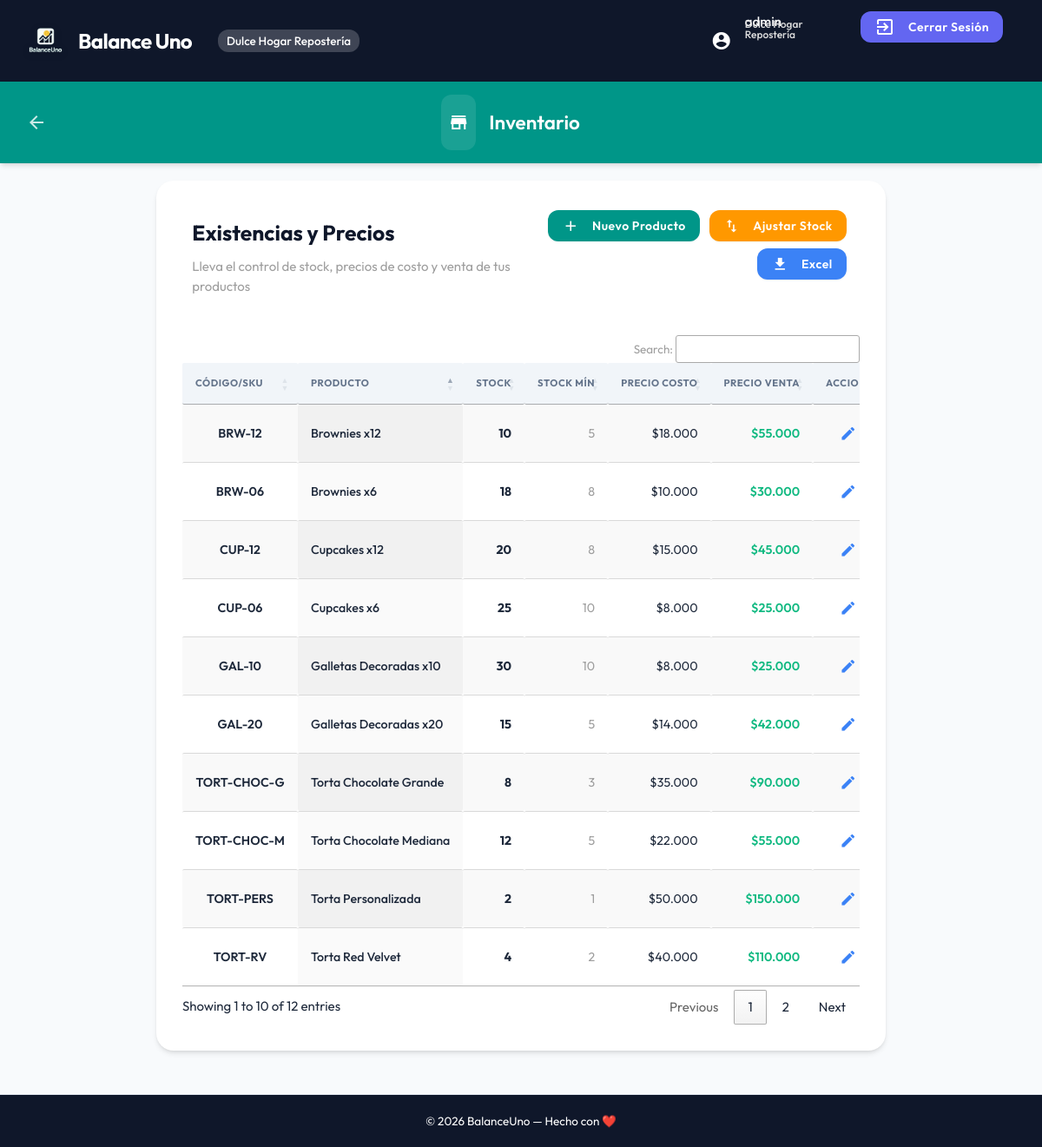
Screenshot of /public/index.php?action=inventory (signed in) with the database file from the repository.
### tables this page shows
CREATE TABLE products (
  id INT AUTO_INCREMENT PRIMARY KEY,
  company_id INT NOT NULL,
  date DATE NULL DEFAULT NULL,
  name VARCHAR(150) NOT NULL,
  sku VARCHAR(50) DEFAULT NULL,
  description TEXT DEFAULT NULL,
  current_stock INT NOT NULL DEFAULT 0,
  min_stock INT NOT NULL DEFAULT 0,
  cost_price DECIMAL(12, 2) NOT NULL DEFAULT 0,
  sale_price DECIMAL(12, 2) NOT NULL DEFAULT 0,
  created_at TIMESTAMP DEFAULT CURRENT_TIMESTAMP,
  updated_at TIMESTAMP DEFAULT CURRENT_TIMESTAMP ON UPDATE CURRENT_TIMESTAMP,
  deleted_at TIMESTAMP NULL DEFAULT NULL,
  FOREIGN KEY (company_id) REFERENCES companies(id),
  UNIQUE KEY uk_company_sku (company_id, sku),
  INDEX idx_company_deleted (company_id, deleted_at)
);

### app/controllers/InventoryController.php (called while the page is built, shortened)
<?php
class InventoryController
{
    private $model;
    public function __construct($db)
    {
        $this->model = new Product($db);
    }
    public function index()
    {
        $products = $this->model->getAll();
        include __DIR__ . '/../../views/inventory.php';
    }
}

### app/Router.php (called while the page is built, shortened)
<?php
class Router
{
    private $db;
    public function __construct()
    {
        $this->db = Database::getConnection();
    }
    public function handleRequest($action)
    {
        $route = $this->routes[$action];
        $methodName = $route['method'];
        $controller = new $controllerName($this->db);
        $args = [];
        try {
            call_user_func_array([$controller, $methodName], $args);
        } catch (\Exception $e) {
            $this->handleError($e->getMessage());
        }
    }
}

### public/index.php (called while the page is built, shortened)
<?php
$router = new Router();
$action = $_GET['action'] ?? 'dashboard';
$router->handleRequest($action);

### app/models/BaseModel.php (called while the page is built, shortened)
<?php
class BaseModel
{
    protected $db;
    protected $table;
    protected ?int $companyId;
    public function __construct($db, $table)
    {
        $this->db = $db;
        $this->table = $table;
        $this->companyId = $_SESSION['company_id'] ?? null;
    }
    protected function getCompanyId(): int
    {
        return $this->companyId;
    }
    public function getAll()
    {
        $stmt = $this->db->prepare(
            "SELECT * FROM {$this->table} WHERE company_id = :company_id AND deleted_at IS NULL ORDER BY date DESC"
        );
        $stmt->execute(['company_id' => $this->getCompanyId()]);
        return $stmt->fetchAll(PDO::FETCH_ASSOC);
    }
}

### views/inventory.php (the view, shortened to what this page needs)
<?php
include __DIR__ . '/partials/header.php';
include __DIR__ . '/partials/navbar.php';
?>
<section id="main" class="container">
    <div class="dashboard-box">
        <div class="row" style="margin-bottom: 30px;">
            <div class="col s12 m6">
                <h5 style="font-weight: 700; color: var(--primary);">Existencias y Precios</h5>
                <p class="grey-text">Lleva el control de stock, precios de costo y venta de tus productos</p>
            </div>
            <div class="col s12 m6 right-align">
                <a href="#modalCreateProduct" class="btn teal modal-trigger action-btn">
                    <i class="material-icons left">add</i> Nuevo Producto
                </a>
                <a href="#modalAdjustStock" class="btn orange modal-trigger action-btn">
                    <i class="material-icons left">swap_vert</i> Ajustar Stock
                </a>
                <a href="?action=exportInventoryXls" class="btn reports-color action-btn">
                    <i class="material-icons left">file_download</i> Excel
                </a>
            </div>
        </div>
        <table id="inventoryTable" class="highlight display nowrap" style="width:100%">
            <thead>
                <tr>
                    <th>Código/SKU</th>
                    <th>Producto</th>
                    <th class="right-align">Stock</th>
                    <th class="right-align">Stock Mín</th>
                    <th class="right-align">Precio Costo</th>
                    <th class="right-align">Precio Venta</th>
                    <th class="center-align">Acciones</th>
                </tr>
            </thead>
            <tbody>
                <?php foreach ($products as $p): ?>
                    <tr class="<?= $p['current_stock'] <= $p['min_stock'] ? 'red lighten-5 red-text text-darken-4' : '' ?>">
                        <td style="font-weight: 600;"><?= htmlspecialchars($p['sku'] ?? '-') ?></td>
                        <td style="font-weight: 500;"><?= htmlspecialchars($p['name']) ?></td>
                        <td class="right-align" style="font-weight: 700;">
                            <?= $p['current_stock'] ?>
                        </td>
                        <td class="right-align grey-text"><?= $p['min_stock'] ?></td>
                        <td class="right-align">$<?= number_format($p['cost_price'], 0, ",", ".") ?></td>
                        <td class="right-align accent-color-text" style="font-weight: 600;">$<?= number_format($p['sale_price'], 0, ",", ".") ?></td>
                        <td class="center-align">
                            <a href="#modalEditProduct" class="btn-flat waves-effect modal-trigger edit-product-btn" style="color: var(--info);"
                                data-id="<?= $p['id'] ?>"
                                data-sku="<?= htmlspecialchars($p['sku'] ?? '') ?>"
                                data-name="<?= htmlspecialchars($p['name']) ?>"
                                data-description="<?= htmlspecialchars($p['description'] ?? '') ?>"
                                data-min_stock="<?= $p['min_stock'] ?>"
                                data-cost_price="<?= htmlspecialchars($p['cost_price']) ?>"
                                data-sale_price="<?= htmlspecialchars($p['sale_price']) ?>">
                                <i class="material-icons">edit</i>
                            </a>
                        </td>
                    </tr>
                <?php endforeach; ?>
            </tbody>
        </table>
    </div>
</section>
<?php
include __DIR__ . '/partials/footer.php';
include __DIR__ . '/partials/scripts.php';
?>

### public/css/custom.css (style rules this page uses)
:root { --primary: #0f172a; --primary-light: #1e293b; --secondary: #6366f1; --accent: #10b981; --error: #ef4444; --warning: #f59e0b; --info: #3b82f6; --loans: #8b5cf6; --bg-app: #f8fafc; --text-main: #1e293b; --text-muted: #64748b; --white: #ffffff; --shadow-sm: 0 1px 2px 0 rgb(0 0 0 / 0.05); --shadow-md: 0 4px 6px -1px rgb(0 0 0 / 0.1), 0 2px 4px -2px rgb(0 0 0 / 0.1); --shadow-lg: 0 10px 15px -3px rgb(0 0 0 / 0.1), 0 4px 6px -4px rgb(0 0 0 / 0.1); --transition: all 0.3s cubic-bezier(0.4, 0, 0.2, 1); }
body { font-family: "Outfit", sans-serif; }
html, body { margin: 0; padding: 0; width: 100%; height: 100%; background-color: var(--bg-app); color: var(--text-main); }
body.container { width: 100%; max-width: none !important; display: flex; flex-direction: column; min-height: 100vh; }
#main { flex: 1; padding: 20px 0; }
.dashboard-box { background: var(--white); border-radius: 20px; padding: 30px; margin-bottom: 30px; box-shadow: var(--shadow-md); }
thead { background: #f1f5f9; }
th { text-transform: uppercase; font-size: 0.75rem; letter-spacing: 0.05em; color: var(--text-muted); padding: 15px !important; }
td { padding: 15px !important; font-size: 0.95rem; }
.btn, .btn-large { border-radius: 12px !important; text-transform: none !important; font-weight: 600 !important; box-shadow: var(--shadow-sm) !important; transition: var(--transition); }
.action-btn { margin: 4px; }
.reports-color { background-color: var(--info) !important; }
.accent-color-text { color: var(--accent) !important; }
.dashboard-box { overflow-x: hidden; }

### rows the page displays
products: sku "TORT-CHOC-G", name "Torta Chocolate Grande", current_stock "8", min_stock "3", cost_price "35.000", sale_price "90.000"
products: sku "TORT-CHOC-M", name "Torta Chocolate Mediana", current_stock "12", min_stock "5", cost_price "22.000", sale_price "55.000"
products: sku "TORT-RV", name "Torta Red Velvet", current_stock "4", min_stock "2", cost_price "40.000", sale_price "110.000"
products: sku "CUP-12", name "Cupcakes x12", current_stock "20", min_stock "8", cost_price "15.000", sale_price "45.000"
products: sku "CUP-06", name "Cupcakes x6", current_stock "25", min_stock "10", cost_price "8.000", sale_price "25.000"
products: sku "BRW-06", name "Brownies x6", current_stock "18", min_stock "8", cost_price "10.000", sale_price "30.000"
products: sku "BRW-12", name "Brownies x12", current_stock "10", min_stock "5", cost_price "18.000", sale_price "55.000"
products: sku "GAL-10", name "Galletas Decoradas x10", current_stock "30", min_stock "10", cost_price "8.000", sale_price "25.000"
products: sku "GAL-20", name "Galletas Decoradas x20", current_stock "15", min_stock "5", cost_price "14.000", sale_price "42.000"
products: sku "TORT-PERS", name "Torta Personalizada", current_stock "2", min_stock "1", cost_price "50.000", sale_price "150.000"

### other values shown
$_SESSION['company_name'] "Dulce Hogar Repostería"
$_SESSION['username'] "admin"
$pageTitle "Inventario"
